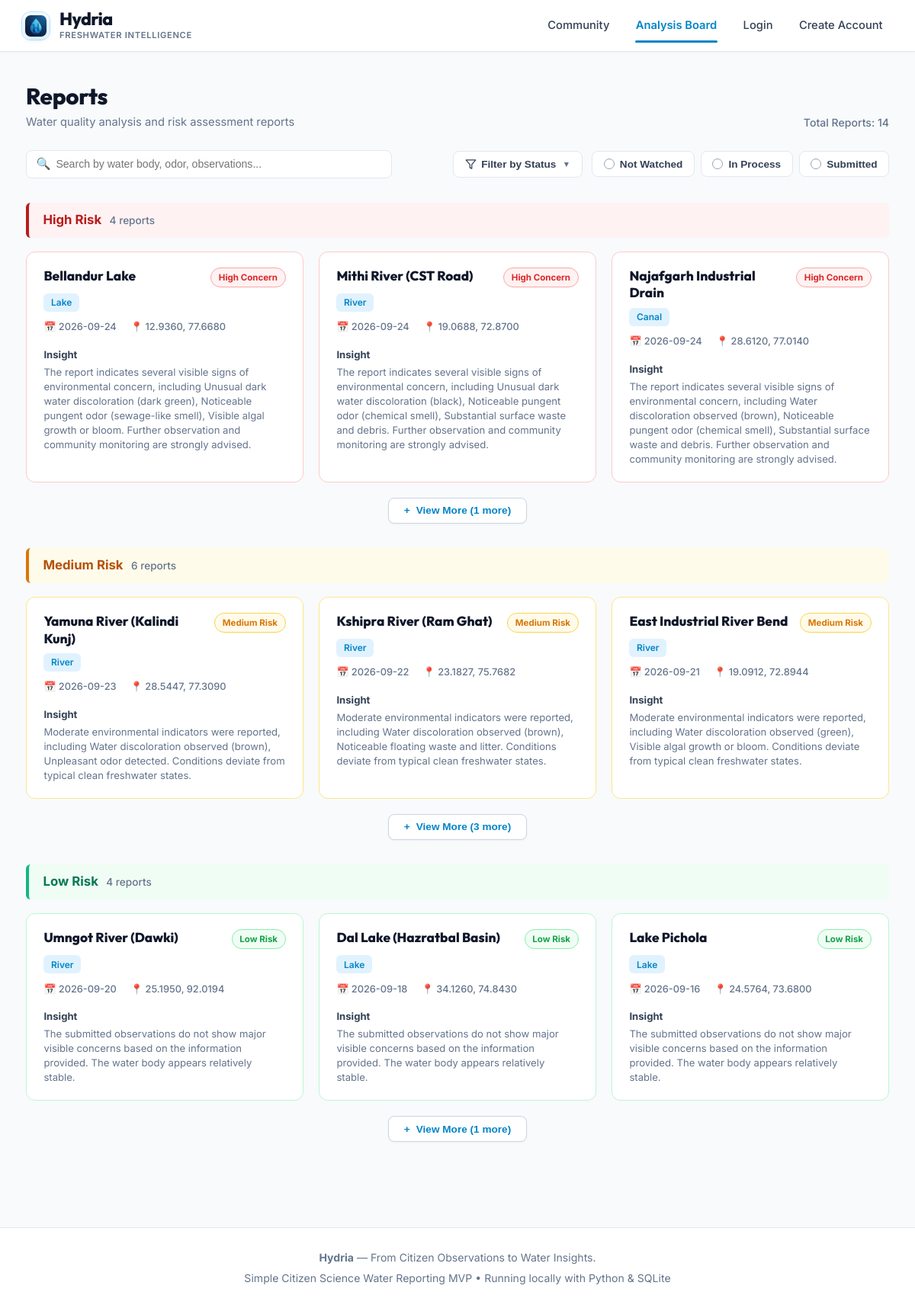
The page /analysis-board on the database its author committed.
### tables this page shows
CREATE TABLE reports (
        id INTEGER PRIMARY KEY AUTOINCREMENT,
        user_id INTEGER NOT NULL,
        water_body_name TEXT,
        water_body_type TEXT NOT NULL,
        latitude REAL NOT NULL,
        longitude REAL NOT NULL,
        water_colour TEXT NOT NULL,
        smell TEXT NOT NULL,
        algae TEXT NOT NULL,
        visible_waste TEXT NOT NULL,
        water_appearance TEXT NOT NULL,
        dead_fish TEXT DEFAULT 'No',
        additional_observation TEXT,
        image_path TEXT NOT NULL,
        image_hash TEXT NOT NULL,
        status TEXT NOT NULL CHECK(status IN ('Not Watched', 'In Process', 'Submitted')),
        is_demo INTEGER DEFAULT 0,
        created_at TIMESTAMP DEFAULT CURRENT_TIMESTAMP,
        updated_at TIMESTAMP DEFAULT CURRENT_TIMESTAMP,
        FOREIGN KEY (user_id) REFERENCES users(id) ON DELETE CASCADE
    );

### app.py (the view)
@app.route('/analysis-board')
def analysis_board():
    conn = database.get_db_connection()
    query = """
        SELECT r.*, u.name AS submitter_name,
               (SELECT COUNT(*) FROM votes v WHERE v.report_id = r.id) AS vote_count
        FROM reports r
        JOIN users u ON r.user_id = u.id
        ORDER BY r.created_at DESC
    """
    all_reports = conn.execute(query).fetchall()
    conn.close()
    risk_categories = {
        'High Risk': {
            'key': 'high-risk',
            'title': 'High Risk',
            'badge_text': 'High Concern',
            'badge_class': 'badge-high-concern',
            'card_border_class': 'card-border-high',
            'header_class': 'risk-header-high',
            'reports': []
        },
        'Medium Risk': {
            'key': 'medium-risk',
            'title': 'Medium Risk',
            'badge_text': 'Medium Risk',
            'badge_class': 'badge-medium-risk',
            'card_border_class': 'card-border-med',
            'header_class': 'risk-header-med',
            'reports': []
        },
        'Low Risk': {
            'key': 'low-risk',
            'title': 'Low Risk',
            'badge_text': 'Low Risk',
            'badge_class': 'badge-low-risk',
            'card_border_class': 'card-border-low',
            'header_class': 'risk-header-low',
            'reports': []
        }
    }
    status_counts = {'Not Watched': 0, 'In Process': 0, 'Submitted': 0}
    total_count = 0
    for r in all_reports:
        r_dict = dict(r)
        insight = generate_water_insight(r_dict)
        r_dict['insight'] = insight
        total_count += 1
        st = r_dict.get('status', 'Not Watched')
        if st in status_counts:
            status_counts[st] += 1
        concern = insight.get('concern_level', '')
        if 'High' in concern:
            risk_key = 'High Risk'
        elif 'Moderate' in concern or 'Medium' in concern:
            risk_key = 'Medium Risk'
        else:
            risk_key = 'Low Risk'
        r_dict['risk_category'] = risk_key
        risk_categories[risk_key]['reports'].append(r_dict)
    return render_template(
        'analysis_board.html',
        risk_categories=risk_categories,
        total_count=total_count,
        status_counts=status_counts
    )

### app.py (called while the page is built)
@app.context_processor
def inject_user():
    user = None
    if 'user_id' in session:
        user = {
            'id': session['user_id'],
            'name': session.get('user_name', 'Citizen Monitor'),
            'email': session.get('user_email', '')
        }
    return dict(current_user=user)

### database.py (called while the page is built)
def get_db_connection():
    conn = sqlite3.connect(DATABASE_PATH)
    conn.row_factory = sqlite3.Row
    conn.execute("PRAGMA foreign_keys = ON")
    return conn

### templates/analysis_board.html (shortened to what this page needs)
{% extends "base.html" %}
{% block content %}
<div class="reports-title-bar">
    <div>
        <h1 class="reports-page-title">Reports</h1>
        <p class="reports-page-subtitle">Water quality analysis and risk assessment reports</p>
    </div>
    <div class="reports-total-count">
        Total Reports: <span id="total-reports-num">{{ total_count }}</span>
    </div>
</div>
<div class="reports-filter-bar">
    <div class="reports-search-wrap">
        <span class="reports-search-icon">🔍</span>
        <input type="text" id="reports-search" class="reports-search-input"
               placeholder="Search by water body, odor, observations..."
               onkeyup="applyAllFilters()">
    </div>
    <div class="reports-filter-controls">
        <div class="status-dropdown-wrap">
            <button type="button" class="btn-status-dropdown" id="status-dropdown-btn" onclick="toggleStatusDropdown(event)">
                <svg width="15" height="15" viewBox="0 0 24 24" fill="none" stroke="currentColor" stroke-width="2" stroke-linecap="round" stroke-linejoin="round">
                    <polygon points="22 3 2 3 10 12.46 10 19 14 21 14 12.46 22 3"></polygon>
                </svg>
                <span id="selected-status-label">Filter by Status</span>
                <span style="font-size: 0.65rem; color: #64748b; margin-left: 2px;">▼</span>
            </button>
        </div>
        <div class="status-radio-group">
            <button type="button" class="status-radio-pill" data-status="Not Watched" onclick="toggleStatusPill('Not Watched', this)">
                <span class="radio-circle"></span> Not Watched
            </button>
            <button type="button" class="status-radio-pill" data-status="In Process" onclick="toggleStatusPill('In Process', this)">
                <span class="radio-circle"></span> In Process
            </button>
            <button type="button" class="status-radio-pill" data-status="Submitted" onclick="toggleStatusPill('Submitted', this)">
                <span class="radio-circle"></span> Submitted
            </button>
        </div>
    </div>
</div>
{% for cat_key, cat_data in risk_categories.items() %}
<section class="risk-section" id="section-{{ cat_data.key }}" data-risk-key="{{ cat_key }}">
    <div class="risk-section-header {{ cat_data.header_class }}">
        <div style="display: flex; align-items: baseline;">
            <span class="risk-header-title">{{ cat_data.title }}</span>
            <span class="risk-header-count" id="count-{{ cat_data.key }}">{{ cat_data.reports|length }} reports</span>
        </div>
    </div>
    <div class="risk-cards-grid" id="grid-{{ cat_data.key }}">
        {% for r in cat_data.reports %}
            <div class="report-risk-card {{ cat_data.card_border_class }} {% if loop.index > 3 %}card-hidden-by-default{% endif %}"
                 data-report-id="{{ r.id }}"
                 data-status="{{ r.status }}"
                 data-risk="{{ cat_key }}"
                 data-index="{{ loop.index }}"
                 data-search-text="{{ (r.water_body_name ~ ' ' ~ r.water_body_type ~ ' ' ~ r.water_colour ~ ' ' ~ r.smell ~ ' ' ~ (r.additional_observation or '') ~ ' ' ~ r.insight.summary)|lower }}"
                 onclick="window.location='{{ url_for('report_detail', report_id=r.id) }}'">
                <div class="card-row-top">
                    <a href="{{ url_for('report_detail', report_id=r.id) }}" class="card-title-link" onclick="event.stopPropagation();">
                        {{ r.water_body_name or "Unnamed " ~ r.water_body_type }}
                    </a>
                    <span class="risk-badge {{ cat_data.badge_class }}">
                        {{ cat_data.badge_text }}
                    </span>
                </div>
                <div>
                    <span class="card-type-pill">{{ r.water_body_type }}</span>
                </div>
                <div class="card-meta-line">
                    <span>📅 {{ r.created_at[:10] }}</span>
                    <span>📍 {{ "%.4f"|format(r.latitude) }}, {{ "%.4f"|format(r.longitude) }}</span>
                </div>
                <div class="card-insight-block">
                    <div class="card-insight-label">Insight</div>
                    <div class="card-insight-text">{{ r.insight.summary }}</div>
                </div>
            </div>
        {% endfor %}
    </div>
    {% if cat_data.reports|length > 3 %}
        <div class="view-more-container" id="more-container-{{ cat_data.key }}">
            <button type="button" class="btn-view-more"
                    id="btn-more-{{ cat_data.key }}"
                    data-expanded="false"
                    data-hidden-count="{{ cat_data.reports|length - 3 }}"
                    onclick="toggleViewMore('{{ cat_data.key }}', this)">
                <span class="btn-more-symbol">+</span>
                <span class="btn-more-label">View More ({{ cat_data.reports|length - 3 }} more)</span>
            </button>
        </div>
    {% endif %}
</section>
{% endfor %}
{% endblock %}

### rows shown on the page
reports: water_body_name "Bellandur Lake", badge_text "High Concern", water_body_type "Lake", created_at "2026-09-24", latitude "12.9360", longitude "77.6680", insight.summary "The report indicates several visible signs of environmental concern, including Unusual dark water discoloration (dark green), Noticeable pungent odor (sewage-like smell), Visible algal growth or bloom. Further observation and community monitoring are strongly advised."
reports: water_body_name "Mithi River (CST Road)", badge_text "High Concern", water_body_type "River", created_at "2026-09-24", latitude "19.0688", longitude "72.8700", insight.summary "The report indicates several visible signs of environmental concern, including Unusual dark water discoloration (black), Noticeable pungent odor (chemical smell), Substantial surface waste and debris. Further observation and community monitoring are strongly advised."
reports: water_body_name "Najafgarh Industrial Drain", badge_text "High Concern", water_body_type "Canal", created_at "2026-09-24", latitude "28.6120", longitude "77.0140", insight.summary "The report indicates several visible signs of environmental concern, including Water discoloration observed (brown), Noticeable pungent odor (chemical smell), Substantial surface waste and debris. Further observation and community monitoring are strongly advised."
reports: water_body_name "Yamuna River (Kalindi Kunj)", badge_text "Medium Risk", water_body_type "River", created_at "2026-09-23", latitude "28.5447", longitude "77.3090", insight.summary "Moderate environmental indicators were reported, including Water discoloration observed (brown), Unpleasant odor detected. Conditions deviate from typical clean freshwater states."
reports: water_body_name "Kshipra River (Ram Ghat)", badge_text "Medium Risk", water_body_type "River", created_at "2026-09-22", latitude "23.1827", longitude "75.7682", insight.summary "Moderate environmental indicators were reported, including Water discoloration observed (brown), Noticeable floating waste and litter. Conditions deviate from typical clean freshwater states."
reports: water_body_name "East Industrial River Bend", badge_text "Medium Risk", water_body_type "River", created_at "2026-09-21", latitude "19.0912", longitude "72.8944", insight.summary "Moderate environmental indicators were reported, including Water discoloration observed (green), Visible algal growth or bloom. Conditions deviate from typical clean freshwater states."
reports: water_body_name "Umngot River (Dawki)", badge_text "Low Risk", water_body_type "River", created_at "2026-09-20", latitude "25.1950", longitude "92.0194", insight.summary "The submitted observations do not show major visible concerns based on the information provided. The water body appears relatively stable."
reports: water_body_name "Dal Lake (Hazratbal Basin)", badge_text "Low Risk", water_body_type "Lake", created_at "2026-09-18", latitude "34.1260", longitude "74.8430", insight.summary "The submitted observations do not show major visible concerns based on the information provided. The water body appears relatively stable."
reports: water_body_name "Lake Pichola", badge_text "Low Risk", water_body_type "Lake", created_at "2026-09-16", latitude "24.5764", longitude "73.6800", insight.summary "The submitted observations do not show major visible concerns based on the information provided. The water body appears relatively stable."

### other values the page prints
{{ total_count }} "14"
{{ cat_data.title }} "High Risk" "Medium Risk" "Low Risk"
{{ cat_data.reports|length }} "4" "6" "4"
{{ cat_data.reports|length - 3 }} "1" "3" "1"
